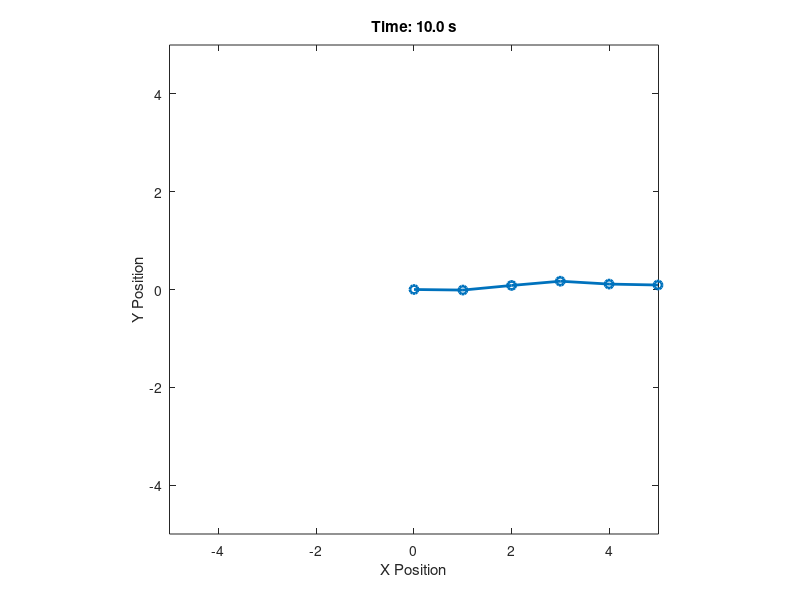

This chart was generated by the following MATLAB code:
% Parameters
num_links = 5; % Number of links
link_length = 1; % Length of each link
Ts = 0.1; % Sample time
T = 10; % Total simulation time
time = 0:Ts:T; % Time vector

% Initial joint angles (all set to zero)
theta = zeros(num_links, length(time));

% Joint velocities (random for demonstration)
joint_velocities = randn(num_links, length(time)) * 0.1;

% Compute the positions of each joint over time
positions = zeros(2, num_links+1, length(time));

for t = 2:length(time)
    % Update joint angles
    theta(:, t) = theta(:, t-1) + joint_velocities(:, t) * Ts;
    
    % Compute positions using forward kinematics
    for i = 1:num_links
        positions(:, i+1, t) = positions(:, i, t) + ...
            [cos(sum(theta(1:i, t))); sin(sum(theta(1:i, t)))] * link_length;
    end
end

% Plot the results
figure;
for t = 1:length(time)
    plot(positions(1, :, t), positions(2, :, t), 'o-', 'LineWidth', 2);
    axis equal;
    axis([-num_links, num_links, -num_links, num_links]);
    title(sprintf('Time: %.1f s', time(t)));
    xlabel('X Position');
    ylabel('Y Position');
    drawnow;
    pause(Ts);
end
